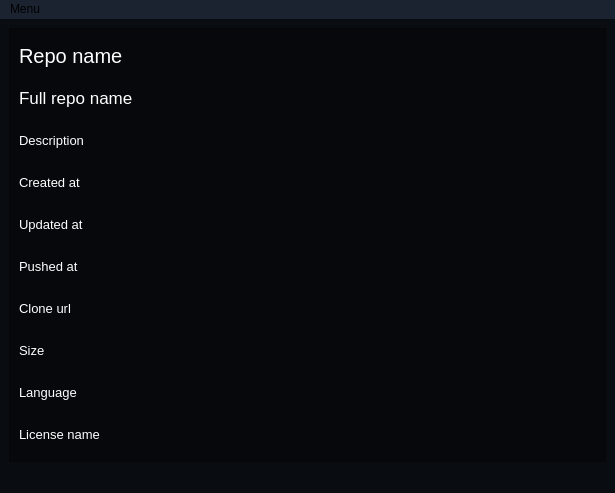
<?xml version="1.0" encoding="UTF-8"?>
<ui version="4.0">
 <class>MainWindow</class>
 <widget class="QMainWindow" name="MainWindow">
  <property name="geometry">
   <rect>
    <x>0</x>
    <y>0</y>
    <width>615</width>
    <height>493</height>
   </rect>
  </property>
  <property name="windowTitle">
   <string>MainWindow</string>
  </property>
  <property name="styleSheet">
   <string notr="true">background-color: rgb(9, 12, 16);</string>
  </property>
  <widget class="QWidget" name="centralwidget">
   <layout class="QVBoxLayout" name="verticalLayout_2">
    <item>
     <widget class="QScrollArea" name="scrollArea">
      <property name="styleSheet">
       <string notr="true">background-color: rgb(6, 8, 11);</string>
      </property>
      <property name="widgetResizable">
       <bool>true</bool>
      </property>
      <widget class="QWidget" name="scrollAreaWidgetContents">
       <property name="geometry">
        <rect>
         <x>0</x>
         <y>0</y>
         <width>595</width>
         <height>431</height>
        </rect>
       </property>
       <layout class="QVBoxLayout" name="verticalLayout_3">
        <item>
         <layout class="QVBoxLayout" name="verticalLayout">
          <item>
           <widget class="QLabel" name="repo_name">
            <property name="font">
             <font>
              <pointsize>15</pointsize>
             </font>
            </property>
            <property name="styleSheet">
             <string notr="true">color : white;</string>
            </property>
            <property name="text">
             <string>Repo name</string>
            </property>
           </widget>
          </item>
          <item>
           <widget class="QLabel" name="repo_full_name">
            <property name="font">
             <font>
              <pointsize>13</pointsize>
             </font>
            </property>
            <property name="styleSheet">
             <string notr="true">color : white;</string>
            </property>
            <property name="text">
             <string>Full repo name</string>
            </property>
           </widget>
          </item>
          <item>
           <widget class="QLabel" name="repo_description">
            <property name="font">
             <font>
              <pointsize>10</pointsize>
             </font>
            </property>
            <property name="styleSheet">
             <string notr="true">color : white;</string>
            </property>
            <property name="text">
             <string>Description</string>
            </property>
           </widget>
          </item>
          <item>
           <widget class="QLabel" name="repo_created_at">
            <property name="font">
             <font>
              <pointsize>10</pointsize>
             </font>
            </property>
            <property name="styleSheet">
             <string notr="true">color : white;</string>
            </property>
            <property name="text">
             <string>Created at</string>
            </property>
           </widget>
          </item>
          <item>
           <widget class="QLabel" name="repo_updated_at">
            <property name="font">
             <font>
              <pointsize>10</pointsize>
             </font>
            </property>
            <property name="styleSheet">
             <string notr="true">color : white;</string>
            </property>
            <property name="text">
             <string>Updated at</string>
            </property>
           </widget>
          </item>
          <item>
           <widget class="QLabel" name="repo_pushed_at">
            <property name="font">
             <font>
              <pointsize>10</pointsize>
             </font>
            </property>
            <property name="styleSheet">
             <string notr="true">color : white;</string>
            </property>
            <property name="text">
             <string>Pushed at</string>
            </property>
           </widget>
          </item>
          <item>
           <widget class="QLabel" name="repo_clone_url">
            <property name="font">
             <font>
              <pointsize>10</pointsize>
             </font>
            </property>
            <property name="styleSheet">
             <string notr="true">color : white;</string>
            </property>
            <property name="text">
             <string>Clone url</string>
            </property>
           </widget>
          </item>
          <item>
           <widget class="QLabel" name="repo_size">
            <property name="font">
             <font>
              <pointsize>10</pointsize>
             </font>
            </property>
            <property name="styleSheet">
             <string notr="true">color : white;</string>
            </property>
            <property name="text">
             <string>Size</string>
            </property>
           </widget>
          </item>
          <item>
           <widget class="QLabel" name="repo_language">
            <property name="font">
             <font>
              <pointsize>10</pointsize>
             </font>
            </property>
            <property name="styleSheet">
             <string notr="true">color : white;</string>
            </property>
            <property name="text">
             <string>Language</string>
            </property>
           </widget>
          </item>
          <item>
           <widget class="QLabel" name="repo_license_name">
            <property name="font">
             <font>
              <pointsize>10</pointsize>
             </font>
            </property>
            <property name="styleSheet">
             <string notr="true">color : white;</string>
            </property>
            <property name="text">
             <string>License name</string>
            </property>
           </widget>
          </item>
         </layout>
        </item>
       </layout>
      </widget>
     </widget>
    </item>
   </layout>
  </widget>
  <widget class="QMenuBar" name="menubar">
   <property name="geometry">
    <rect>
     <x>0</x>
     <y>0</y>
     <width>615</width>
     <height>20</height>
    </rect>
   </property>
   <property name="styleSheet">
    <string notr="true">background-color: rgb(26, 35, 47);</string>
   </property>
   <widget class="QMenu" name="menuMenu">
    <property name="title">
     <string>Menu</string>
    </property>
    <addaction name="action_start_screen"/>
    <addaction name="action_return"/>
   </widget>
   <addaction name="menuMenu"/>
  </widget>
  <widget class="QStatusBar" name="statusbar"/>
  <action name="action_return">
   <property name="text">
    <string>Voltar</string>
   </property>
  </action>
  <action name="action_start_screen">
   <property name="text">
    <string>Tela Inicial</string>
   </property>
  </action>
 </widget>
 <resources/>
 <connections/>
</ui>
